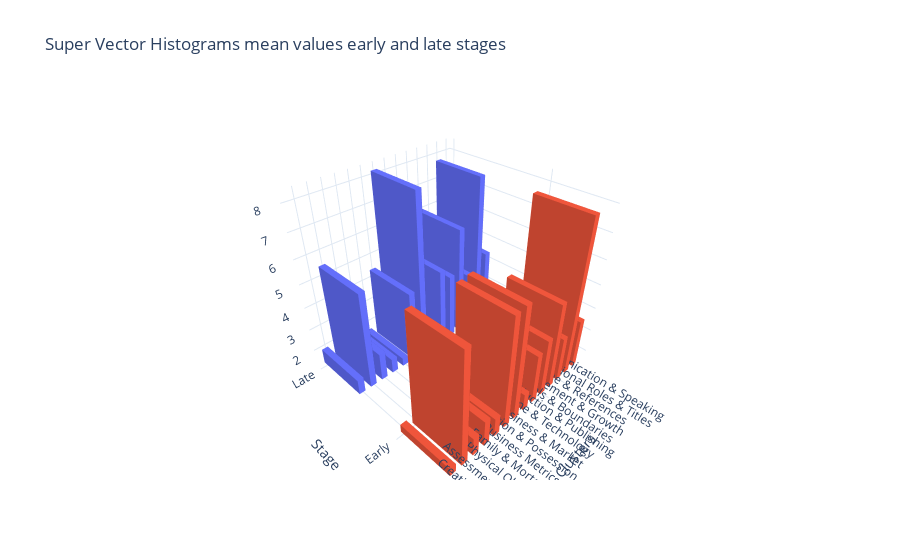

Notebook cell for this chart:
### Code cell
# Create binary labels based on whether album was released in 20th or 21st century
radiohead['early_stage'] = np.where(radiohead['album_release_year'] < 2000, 1, 0) # 0 for 20th century, 1 for 21st century

bar_columns = column_names + ['early_stage']
means = radiohead[bar_columns].groupby('early_stage').mean()
bar_values = np.array(means)

x = means.index
y = means.columns
z = bar_values.ravel(order='F')

bar_charts3d_from_array(x, y, z,
                        x_legend=['Late', 'Early'],
                        y_legend=list(means.columns),
                        x_title='Stage',
                        y_title='Clusters',
                        title="Super Vector Histograms mean values early and late stages")

### Figure 1 — Plotly figure (JSON) as saved in the notebook; plotly's stock layout.template omitted (floating-point values rounded to 4 significant figures)
{"data": [{"color": "#636EFA", "flatshading": true, "hoverinfo": "z", "hovertext": "text", "i": [7, 0, 0, 0, 4, 4, 6, 6, 4, 0, 3, 2], "j": [3, 4, 1, 2, 5, 6, 5, 2, 0, 1, 6, 3], "k": [0, 7, 2, 3, 6, 7, 1, 1, 5, 5, 7, 6], "opacity": 1, "type": "mesh3d", "x": [0, 0, 1, 1, 0, 0, 1, 1], "y": [0, 1, 1, 0, 0, 1, 1, 0], "z": [1.378, 1.378, 1.378, 1.378, 4.387, 4.387, 4.387, 4.387]}, {"color": "#636EFA", "flatshading": true, "hoverinfo": "z", "hovertext": "text", "i": [7, 0, 0, 0, 4, 4, 6, 6, 4, 0, 3, 2], "j": [3, 4, 1, 2, 5, 6, 5, 2, 0, 1, 6, 3], "k": [0, 7, 2, 3, 6, 7, 1, 1, 5, 5, 7, 6], "opacity": 1, "type": "mesh3d", "x": [2, 2, 3, 3, 2, 2, 3, 3], "y": [0, 1, 1, 0, 0, 1, 1, 0], "z": [1.378, 1.378, 1.378, 1.378, 7.79, 7.79, 7.79, 7.79]}, {"color": "#636EFA", "flatshading": true, "hoverinfo": "z", "hovertext": "text", "i": [7, 0, 0, 0, 4, 4, 6, 6, 4, 0, 3, 2], "j": [3, 4, 1, 2, 5, 6, 5, 2, 0, 1, 6, 3], "k": [0, 7, 2, 3, 6, 7, 1, 1, 5, 5, 7, 6], "opacity": 1, "type": "mesh3d", "x": [4, 4, 5, 5, 4, 4, 5, 5], "y": [0, 1, 1, 0, 0, 1, 1, 0], "z": [1.378, 1.378, 1.378, 1.378, 3.823, 3.823, 3.823, 3.823]}, {"color": "#636EFA", "flatshading": true, "hoverinfo": "z", "hovertext": "text", "i": [7, 0, 0, 0, 4, 4, 6, 6, 4, 0, 3, 2], "j": [3, 4, 1, 2, 5, 6, 5, 2, 0, 1, 6, 3], "k": [0, 7, 2, 3, 6, 7, 1, 1, 5, 5, 7, 6], "opacity": 1, "type": "mesh3d", "x": [6, 6, 7, 7, 6, 6, 7, 7], "y": [0, 1, 1, 0, 0, 1, 1, 0], "z": [1.378, 1.378, 1.378, 1.378, 6.048, 6.048, 6.048, 6.048]}, {"color": "#636EFA", "flatshading": true, "hoverinfo": "z", "hovertext": "text", "i": [7, 0, 0, 0, 4, 4, 6, 6, 4, 0, 3, 2], "j": [3, 4, 1, 2, 5, 6, 5, 2, 0, 1, 6, 3], "k": [0, 7, 2, 3, 6, 7, 1, 1, 5, 5, 7, 6], "opacity": 1, "type": "mesh3d", "x": [8, 8, 9, 9, 8, 8, 9, 9], "y": [0, 1, 1, 0, 0, 1, 1, 0], "z": [1.378, 1.378, 1.378, 1.378, 4.21, 4.21, 4.21, 4.21]}, {"color": "#636EFA", "flatshading": true, "hoverinfo": "z", "hovertext": "text", "i": [7, 0, 0, 0, 4, 4, 6, 6, 4, 0, 3, 2], "j": [3, 4, 1, 2, 5, 6, 5, 2, 0, 1, 6, 3], "k": [0, 7, 2, 3, 6, 7, 1, 1, 5, 5, 7, 6], "opacity": 1, "type": "mesh3d", "x": [10, 10, 11, 11, 10, 10, 11, 11], "y": [0, 1, 1, 0, 0, 1, 1, 0], "z": [1.378, 1.378, 1.378, 1.378, 4.677, 4.677, 4.677, 4.677]}, {"color": "#636EFA", "flatshading": true, "hoverinfo": "z", "hovertext": "text", "i": [7, 0, 0, 0, 4, 4, 6, 6, 4, 0, 3, 2], "j": [3, 4, 1, 2, 5, 6, 5, 2, 0, 1, 6, 3], "k": [0, 7, 2, 3, 6, 7, 1, 1, 5, 5, 7, 6], "opacity": 1, "type": "mesh3d", "x": [12, 12, 13, 13, 12, 12, 13, 13], "y": [0, 1, 1, 0, 0, 1, 1, 0], "z": [1.378, 1.378, 1.378, 1.378, 2, 2, 2, 2]}, {"color": "#636EFA", "flatshading": true, "hoverinfo": "z", "hovertext": "text", "i": [7, 0, 0, 0, 4, 4, 6, 6, 4, 0, 3, 2], "j": [3, 4, 1, 2, 5, 6, 5, 2, 0, 1, 6, 3], "k": [0, 7, 2, 3, 6, 7, 1, 1, 5, 5, 7, 6], "opacity": 1, "type": "mesh3d", "x": [14, 14, 15, 15, 14, 14, 15, 15], "y": [0, 1, 1, 0, 0, 1, 1, 0], "z": [1.378, 1.378, 1.378, 1.378, 8.21, 8.21, 8.21, 8.21]}, {"color": "#636EFA", "flatshading": true, "hoverinfo": "z", "hovertext": "text", "i": [7, 0, 0, 0, 4, 4, 6, 6, 4, 0, 3, 2], "j": [3, 4, 1, 2, 5, 6, 5, 2, 0, 1, 6, 3], "k": [0, 7, 2, 3, 6, 7, 1, 1, 5, 5, 7, 6], "opacity": 1, "type": "mesh3d", "x": [16, 16, 17, 17, 16, 16, 17, 17], "y": [0, 1, 1, 0, 0, 1, 1, 0], "z": [1.378, 1.378, 1.378, 1.378, 4.452, 4.452, 4.452, 4.452]}, {"color": "#636EFA", "flatshading": true, "hoverinfo": "z", "hovertext": "text", "i": [7, 0, 0, 0, 4, 4, 6, 6, 4, 0, 3, 2], "j": [3, 4, 1, 2, 5, 6, 5, 2, 0, 1, 6, 3], "k": [0, 7, 2, 3, 6, 7, 1, 1, 5, 5, 7, 6], "opacity": 1, "type": "mesh3d", "x": [18, 18, 19, 19, 18, 18, 19, 19], "y": [0, 1, 1, 0, 0, 1, 1, 0], "z": [1.378, 1.378, 1.378, 1.378, 1.742, 1.742, 1.742, 1.742]}, {"color": "#636EFA", "flatshading": true, "hoverinfo": "z", "hovertext": "text", "i": [7, 0, 0, 0, 4, 4, 6, 6, 4, 0, 3, 2], "j": [3, 4, 1, 2, 5, 6, 5, 2, 0, 1, 6, 3], "k": [0, 7, 2, 3, 6, 7, 1, 1, 5, 5, 7, 6], "opacity": 1, "type": "mesh3d", "x": [20, 20, 21, 21, 20, 20, 21, 21], "y": [0, 1, 1, 0, 0, 1, 1, 0], "z": [1.378, 1.378, 1.378, 1.378, 2.016, 2.016, 2.016, 2.016]}, {"color": "#636EFA", "flatshading": true, "hoverinfo": "z", "hovertext": "text", "i": [7, 0, 0, 0, 4, 4, 6, 6, 4, 0, 3, 2], "j": [3, 4, 1, 2, 5, 6, 5, 2, 0, 1, 6, 3], "k": [0, 7, 2, 3, 6, 7, 1, 1, 5, 5, 7, 6], "opacity": 1, "type": "mesh3d", "x": [22, 22, 23, 23, 22, 22, 23, 23], "y": [0, 1, 1, 0, 0, 1, 1, 0], "z": [1.378, 1.378, 1.378, 1.378, 2.597, 2.597, 2.597, 2.597]}, {"color": "#636EFA", "flatshading": true, "hoverinfo": "z", "hovertext": "text", "i": [7, 0, 0, 0, 4, 4, 6, 6, 4, 0, 3, 2], "j": [3, 4, 1, 2, 5, 6, 5, 2, 0, 1, 6, 3], "k": [0, 7, 2, 3, 6, 7, 1, 1, 5, 5, 7, 6], "opacity": 1, "type": "mesh3d", "x": [24, 24, 25, 25, 24, 24, 25, 25], "y": [0, 1, 1, 0, 0, 1, 1, 0], "z": [1.378, 1.378, 1.378, 1.378, 5.516, 5.516, 5.516, 5.516]}, {"color": "#636EFA", "flatshading": true, "hoverinfo": "z", "hovertext": "text", "i": [7, 0, 0, 0, 4, 4, 6, 6, 4, 0, 3, 2], "j": [3, 4, 1, 2, 5, 6, 5, 2, 0, 1, 6, 3], "k": [0, 7, 2, 3, 6, 7, 1, 1, 5, 5, 7, 6], "opacity": 1, "type": "mesh3d", "x": [26, 26, 27, 27, 26, 26, 27, 27], "y": [0, 1, 1, 0, 0, 1, 1, 0], "z": [1.378, 1.378, 1.378, 1.378, 2.032, 2.032, 2.032, 2.032]}, {"color": "#EF553B", "flatshading": true, "hoverinfo": "z", "hovertext": "text", "i": [7, 0, 0, 0, 4, 4, 6, 6, 4, 0, 3, 2], "j": [3, 4, 1, 2, 5, 6, 5, 2, 0, 1, 6, 3], "k": [0, 7, 2, 3, 6, 7, 1, 1, 5, 5, 7, 6], "opacity": 1, "type": "mesh3d", "x": [0, 0, 1, 1, 0, 0, 1, 1], "y": [2, 3, 3, 2, 2, 3, 3, 2], "z": [1.378, 1.378, 1.378, 1.378, 3.5, 3.5, 3.5, 3.5]}, {"color": "#EF553B", "flatshading": true, "hoverinfo": "z", "hovertext": "text", "i": [7, 0, 0, 0, 4, 4, 6, 6, 4, 0, 3, 2], "j": [3, 4, 1, 2, 5, 6, 5, 2, 0, 1, 6, 3], "k": [0, 7, 2, 3, 6, 7, 1, 1, 5, 5, 7, 6], "opacity": 1, "type": "mesh3d", "x": [2, 2, 3, 3, 2, 2, 3, 3], "y": [2, 3, 3, 2, 2, 3, 3, 2], "z": [1.378, 1.378, 1.378, 1.378, 7.861, 7.861, 7.861, 7.861]}, {"color": "#EF553B", "flatshading": true, "hoverinfo": "z", "hovertext": "text", "i": [7, 0, 0, 0, 4, 4, 6, 6, 4, 0, 3, 2], "j": [3, 4, 1, 2, 5, 6, 5, 2, 0, 1, 6, 3], "k": [0, 7, 2, 3, 6, 7, 1, 1, 5, 5, 7, 6], "opacity": 1, "type": "mesh3d", "x": [4, 4, 5, 5, 4, 4, 5, 5], "y": [2, 3, 3, 2, 2, 3, 3, 2], "z": [1.378, 1.378, 1.378, 1.378, 3.306, 3.306, 3.306, 3.306]}, {"color": "#EF553B", "flatshading": true, "hoverinfo": "z", "hovertext": "text", "i": [7, 0, 0, 0, 4, 4, 6, 6, 4, 0, 3, 2], "j": [3, 4, 1, 2, 5, 6, 5, 2, 0, 1, 6, 3], "k": [0, 7, 2, 3, 6, 7, 1, 1, 5, 5, 7, 6], "opacity": 1, "type": "mesh3d", "x": [6, 6, 7, 7, 6, 6, 7, 7], "y": [2, 3, 3, 2, 2, 3, 3, 2], "z": [1.378, 1.378, 1.378, 1.378, 5.083, 5.083, 5.083, 5.083]}, {"color": "#EF553B", "flatshading": true, "hoverinfo": "z", "hovertext": "text", "i": [7, 0, 0, 0, 4, 4, 6, 6, 4, 0, 3, 2], "j": [3, 4, 1, 2, 5, 6, 5, 2, 0, 1, 6, 3], "k": [0, 7, 2, 3, 6, 7, 1, 1, 5, 5, 7, 6], "opacity": 1, "type": "mesh3d", "x": [8, 8, 9, 9, 8, 8, 9, 9], "y": [2, 3, 3, 2, 2, 3, 3, 2], "z": [1.378, 1.378, 1.378, 1.378, 3.861, 3.861, 3.861, 3.861]}, {"color": "#EF553B", "flatshading": true, "hoverinfo": "z", "hovertext": "text", "i": [7, 0, 0, 0, 4, 4, 6, 6, 4, 0, 3, 2], "j": [3, 4, 1, 2, 5, 6, 5, 2, 0, 1, 6, 3], "k": [0, 7, 2, 3, 6, 7, 1, 1, 5, 5, 7, 6], "opacity": 1, "type": "mesh3d", "x": [10, 10, 11, 11, 10, 10, 11, 11], "y": [2, 3, 3, 2, 2, 3, 3, 2], "z": [1.378, 1.378, 1.378, 1.378, 3.528, 3.528, 3.528, 3.528]}, {"color": "#EF553B", "flatshading": true, "hoverinfo": "z", "hovertext": "text", "i": [7, 0, 0, 0, 4, 4, 6, 6, 4, 0, 3, 2], "j": [3, 4, 1, 2, 5, 6, 5, 2, 0, 1, 6, 3], "k": [0, 7, 2, 3, 6, 7, 1, 1, 5, 5, 7, 6], "opacity": 1, "type": "mesh3d", "x": [12, 12, 13, 13, 12, 12, 13, 13], "y": [2, 3, 3, 2, 2, 3, 3, 2], "z": [1.378, 1.378, 1.378, 1.378, 2.111, 2.111, 2.111, 2.111]}, {"color": "#EF553B", "flatshading": true, "hoverinfo": "z", "hovertext": "text", "i": [7, 0, 0, 0, 4, 4, 6, 6, 4, 0, 3, 2], "j": [3, 4, 1, 2, 5, 6, 5, 2, 0, 1, 6, 3], "k": [0, 7, 2, 3, 6, 7, 1, 1, 5, 5, 7, 6], "opacity": 1, "type": "mesh3d", "x": [14, 14, 15, 15, 14, 14, 15, 15], "y": [2, 3, 3, 2, 2, 3, 3, 2], "z": [1.378, 1.378, 1.378, 1.378, 6.139, 6.139, 6.139, 6.139]}, {"color": "#EF553B", "flatshading": true, "hoverinfo": "z", "hovertext": "text", "i": [7, 0, 0, 0, 4, 4, 6, 6, 4, 0, 3, 2], "j": [3, 4, 1, 2, 5, 6, 5, 2, 0, 1, 6, 3], "k": [0, 7, 2, 3, 6, 7, 1, 1, 5, 5, 7, 6], "opacity": 1, "type": "mesh3d", "x": [16, 16, 17, 17, 16, 16, 17, 17], "y": [2, 3, 3, 2, 2, 3, 3, 2], "z": [1.378, 1.378, 1.378, 1.378, 6.083, 6.083, 6.083, 6.083]}, {"color": "#EF553B", "flatshading": true, "hoverinfo": "z", "hovertext": "text", "i": [7, 0, 0, 0, 4, 4, 6, 6, 4, 0, 3, 2], "j": [3, 4, 1, 2, 5, 6, 5, 2, 0, 1, 6, 3], "k": [0, 7, 2, 3, 6, 7, 1, 1, 5, 5, 7, 6], "opacity": 1, "type": "mesh3d", "x": [18, 18, 19, 19, 18, 18, 19, 19], "y": [2, 3, 3, 2, 2, 3, 3, 2], "z": [1.378, 1.378, 1.378, 1.378, 2.194, 2.194, 2.194, 2.194]}, {"color": "#EF553B", "flatshading": true, "hoverinfo": "z", "hovertext": "text", "i": [7, 0, 0, 0, 4, 4, 6, 6, 4, 0, 3, 2], "j": [3, 4, 1, 2, 5, 6, 5, 2, 0, 1, 6, 3], "k": [0, 7, 2, 3, 6, 7, 1, 1, 5, 5, 7, 6], "opacity": 1, "type": "mesh3d", "x": [20, 20, 21, 21, 20, 20, 21, 21], "y": [2, 3, 3, 2, 2, 3, 3, 2], "z": [1.378, 1.378, 1.378, 1.378, 2.5, 2.5, 2.5, 2.5]}, {"color": "#EF553B", "flatshading": true, "hoverinfo": "z", "hovertext": "text", "i": [7, 0, 0, 0, 4, 4, 6, 6, 4, 0, 3, 2], "j": [3, 4, 1, 2, 5, 6, 5, 2, 0, 1, 6, 3], "k": [0, 7, 2, 3, 6, 7, 1, 1, 5, 5, 7, 6], "opacity": 1, "type": "mesh3d", "x": [22, 22, 23, 23, 22, 22, 23, 23], "y": [2, 3, 3, 2, 2, 3, 3, 2], "z": [1.378, 1.378, 1.378, 1.378, 2.167, 2.167, 2.167, 2.167]}, {"color": "#EF553B", "flatshading": true, "hoverinfo": "z", "hovertext": "text", "i": [7, 0, 0, 0, 4, 4, 6, 6, 4, 0, 3, 2], "j": [3, 4, 1, 2, 5, 6, 5, 2, 0, 1, 6, 3], "k": [0, 7, 2, 3, 6, 7, 1, 1, 5, 5, 7, 6], "opacity": 1, "type": "mesh3d", "x": [24, 24, 25, 25, 24, 24, 25, 25], "y": [2, 3, 3, 2, 2, 3, 3, 2], "z": [1.378, 1.378, 1.378, 1.378, 6.167, 6.167, 6.167, 6.167]}, {"color": "#EF553B", "flatshading": true, "hoverinfo": "z", "hovertext": "text", "i": [7, 0, 0, 0, 4, 4, 6, 6, 4, 0, 3, 2], "j": [3, 4, 1, 2, 5, 6, 5, 2, 0, 1, 6, 3], "k": [0, 7, 2, 3, 6, 7, 1, 1, 5, 5, 7, 6], "opacity": 1, "type": "mesh3d", "x": [26, 26, 27, 27, 26, 26, 27, 27], "y": [2, 3, 3, 2, 2, 3, 3, 2], "z": [1.378, 1.378, 1.378, 1.378, 1.722, 1.722, 1.722, 1.722]}], "layout": {"scene": {"xaxis": {"tickmode": "array", "ticktext": ["Communication & Speaking", "Professional Roles & Titles", "Time & References", "Movement & Growth", "Goals & Boundaries", "Production & Publishing", "Time & Technology", "Business & Market", "Action & Possession", "Business Metrics", "Family & Mortality", "Physical Objects", "Assessment & Quality", "Creation & Process"], "tickvals": [0, 2, 4, 6, 8, 10, 12, 14, 16, 18, 20, 22, 24, 26], "title": {"text": "Clusters"}}, "yaxis": {"tickmode": "array", "ticktext": ["Late", "Early"], "tickvals": [0, 2], "title": {"text": "Stage"}}, "zaxis": {"tickmode": "array", "title": {"text": ""}}}, "title": {"text": "Super Vector Histograms mean values early and late stages"}}}
